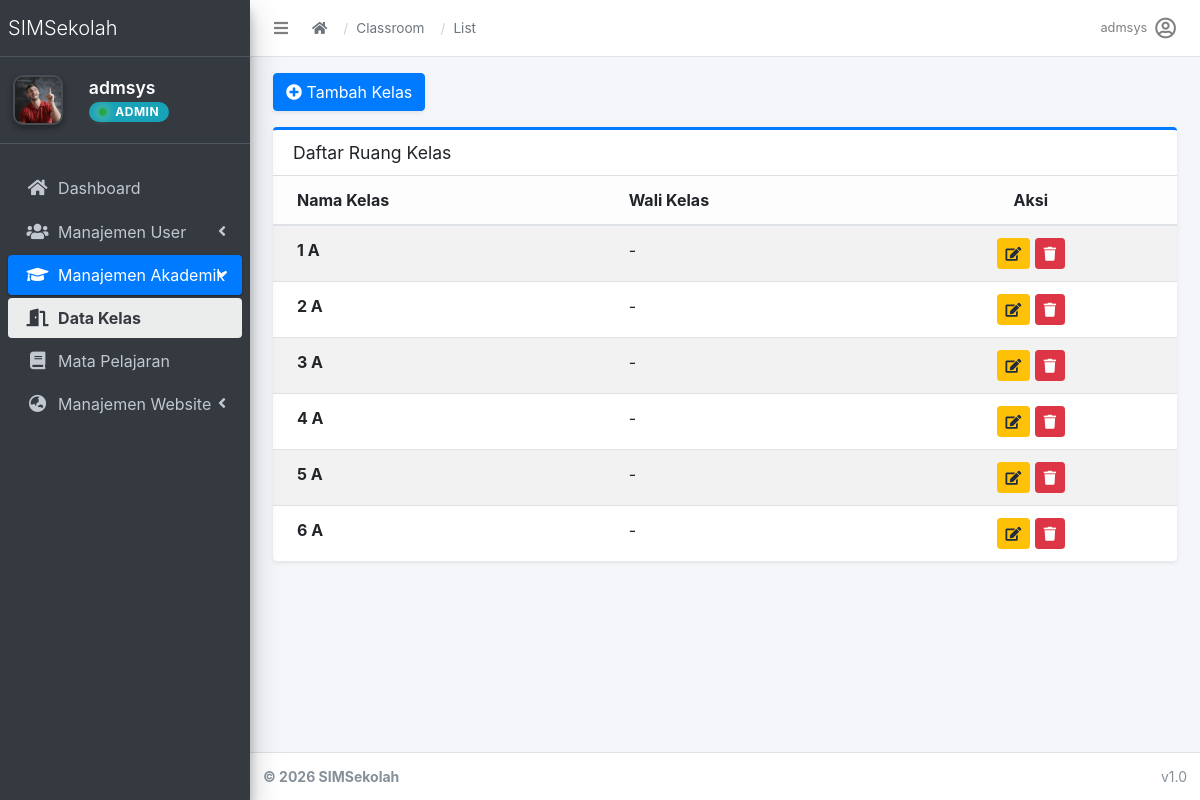
The app's page /academics/classrooms/ (signed in), older data.
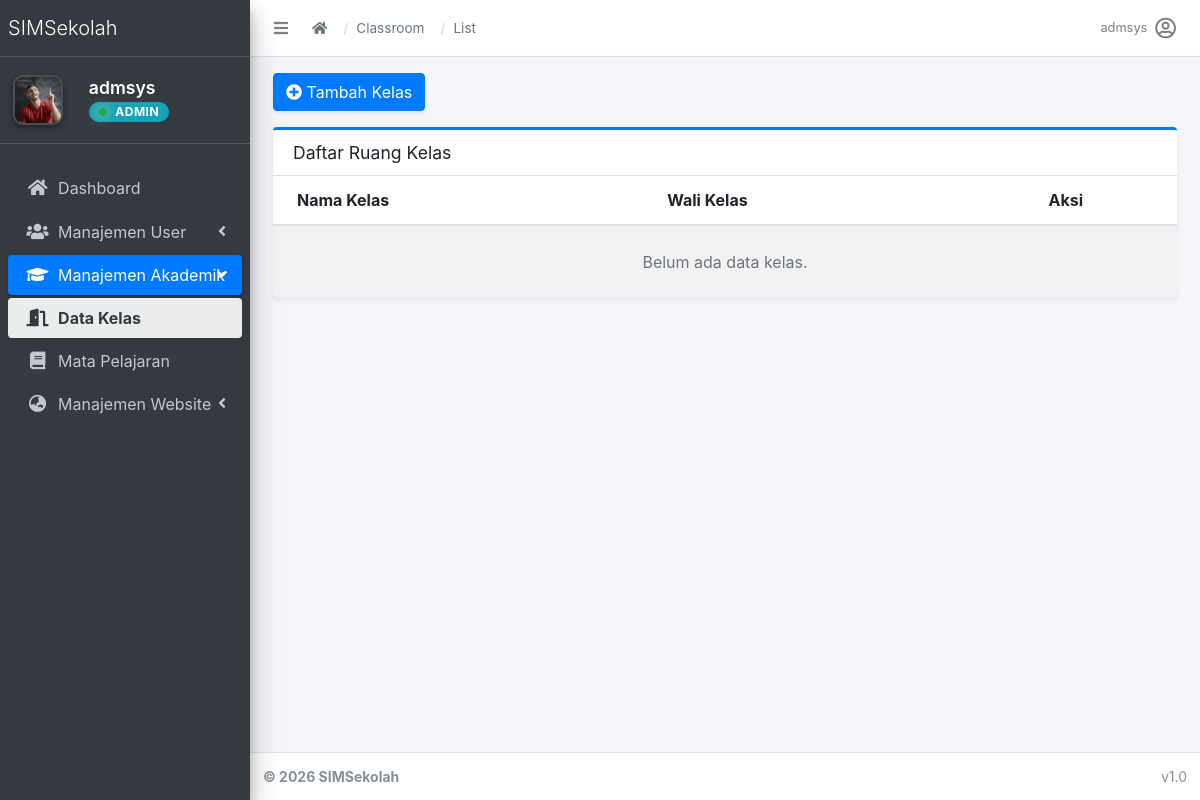
The same page, newer data.
### apps/academics/models/classroom.py (models this page shows, shortened)
class Classroom(models.Model):
    name = models.CharField(max_length=50)  # contoh: 6A
    wali_kelas = models.ForeignKey(
       'teachers.Teacher',
        on_delete=models.SET_NULL,
        null=True,
        blank=True,
        related_name='wali_kelas_di',
    )
    level = models.CharField(max_length=10) # contoh: SD / SMP
    academic_year = models.CharField(max_length=20) # contoh: 2025/2026

### apps/academics/views/classroom.py (the view)
# urls.py: path('classrooms/', classroom.ClassroomListView.as_view(), name='classroom_list'),
class ClassroomListView(RoleRequiredMixin, ListView):
    model = Classroom
    template_name = 'dashboard/academics/classroom/classroom_list.html'
    context_object_name = 'classrooms'
    def get_queryset(self):
        return Classroom.objects.select_related('wali_kelas')

### apps/accounts/mixins.py (called while the page is built, shortened)
    def dispatch(self, request, *args, **kwargs):
        if not request.user.is_authenticated:
            return self.handle_no_permission()
        user = request.user
        if user.is_superuser:
            return super().dispatch(request, *args, **kwargs)

### apps/accounts/templatetags/account_tags.py (called while the page is built)
@register.inclusion_tag('accounts/partials/user_info.html')
def user_profile_info(user):
    profile = None
    if user.is_authenticated:
        if hasattr(user, 'userprofile'):
            profile = user.userprofile
        elif hasattr(user, 'student_profile'):
            profile = user.student_profile
    return {
        'user': user,
        'profile': profile,
    }

### apps/core/context_processors.py (called while the page is built)
def theme(request):
    return {
        "THEME": settings.THEME
    }

def breadcrumbs(request):
    breadcrumbs = []
    if request.resolver_match:
        url_name = request.resolver_match.url_name
        if url_name:
            parts = url_name.split("_")
            for part in parts:
                breadcrumbs.append({
                    "name": part.capitalize(),
                    "url": ""
                })
    return {
        "breadcrumbs": breadcrumbs
    }

### templates/dashboard/academics/classroom/classroom_list.html (shortened to what this page needs)
{% extends "admin/base.html" %}
{% block content %}
<div class="container-fluid">
    <div class="mb-3">
        <a href="{% url 'academics:classroom_create' %}" class="btn btn-primary shadow-sm">
            <i class="fas fa-plus-circle me-1"></i> Tambah Kelas
        </a>
    </div>
    <div class="card card-outline card-primary shadow-sm">
        <div class="card-header">
            <h3 class="card-title">Daftar Ruang Kelas</h3>
        </div>
        <div class="card-body p-0">
            <table class="table table-hover table-striped mb-0">
                <thead class="table-light">
                    <tr>
                        <th>Nama Kelas</th>
                        <th>Wali Kelas</th>
                        <th class="text-center">Aksi</th>
                    </tr>
                </thead>
                <tbody>
                    {% for room in classrooms %}
                    <tr>
                        <td><strong>{{ room.name }}</strong></td>
                        <td>
                            {% if room.wali_kelas %}
                                {{ room.wali_kelas.get_full_name|default:room.wali_kelas.username }}
                            {% else %}
                                -
                            {% endif %}
                        </td>
                        <td class="text-center">
                            <a href="{% url 'academics:classroom_edit' room.pk %}" class="btn btn-sm btn-warning">
                                <i class="fas fa-edit"></i>
                            </a>
                            <a href="{% url 'academics:classroom_delete' room.pk %}" class="btn btn-sm btn-danger">
                                <i class="fas fa-trash"></i>
                            </a>
                        </td>
                    </tr>
                    {% empty %}
                    <tr>
                        <td colspan="3" class="text-center text-muted py-4">Belum ada data kelas.</td>
                    </tr>
                    {% endfor %}
                </tbody>
            </table>
        </div>
    </div>
</div>
{% endblock %}

### templates/admin/partials/navbar.html (shortened to what this page needs)
<nav class="main-header navbar navbar-expand navbar-white navbar-light">
  <ul class="navbar-nav">
    <li class="nav-item">
      <a class="nav-link" data-widget="pushmenu" href="#" role="button">
        <i class="fas fa-bars"></i>
      </a>
    </li>
  </ul>
  <nav aria-label="breadcrumb" class="d-none d-md-flex align-items-center ml-2">
    <ol class="breadcrumb">
      <li class="breadcrumb-item">
        <a href="{% url 'dashboard' %}"><i class="fas fa-home"></i></a>
      </li>
      {% for crumb in breadcrumbs %}
        {% if crumb.url %}
          <li class="breadcrumb-item">
            <a href="{{ crumb.url }}">{{ crumb.name }}</a>
          </li>
        {% else %}
          <li class="breadcrumb-item active" aria-current="page">
            {{ crumb.name }}
          </li>
        {% endif %}
      {% endfor %}
    </ol>
  </nav>
  <ul class="navbar-nav ml-auto">
  <li class="nav-item dropdown">
    <a class="nav-link d-flex align-items-center" data-toggle="dropdown" href="#">
      <span class="mr-2 d-none d-lg-inline text-gray-600 small">
        {% if request.user.role == 'student' %}
          {{ request.user.student_profile.nama_lengkap|default:request.user.username }}
        {% elif request.user.role == 'teacher' %}
          {{ request.user.teacher_profile.nama_lengkap|default:request.user.username }}
        {% else %}
          {{ request.user.username }}
        {% endif %}
      </span>
      {% if request.user.role == 'student' and request.user.student_profile.foto %}
        <img src="{{ request.user.student_profile.foto.url }}" class="img-circle elevation-2" style="width: 30px; height: 30px; object-fit: cover;">
      {% elif request.user.role == 'teacher' and request.user.teacher_profile.foto %}
        <img src="{{ request.user.teacher_profile.foto.url }}" class="img-circle elevation-2" style="width: 30px; height: 30px; object-fit: cover;">
      {% else %}
        <i class="far fa-user-circle fa-lg"></i>
      {% endif %}
    </a>
  </li>
</ul>
</nav>

Row changes from the older to the newer data that the page shows:
removed Classroom: name "1 A"
removed Classroom: name "2 A"
removed Classroom: name "3 A"
removed Classroom: name "4 A"
removed Classroom: name "5 A"
removed Classroom: name "6 A"
Text that changed along with them:
text now shown: "Belum ada data kelas."
